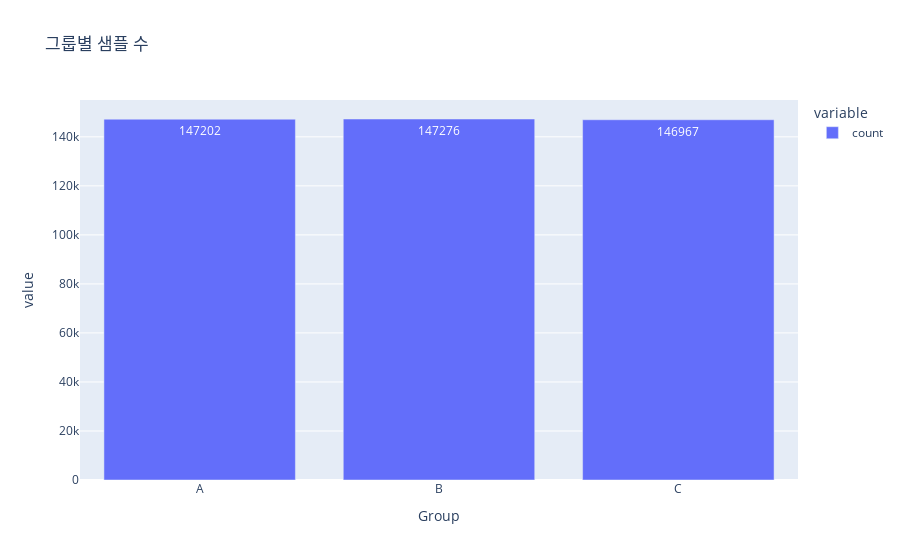
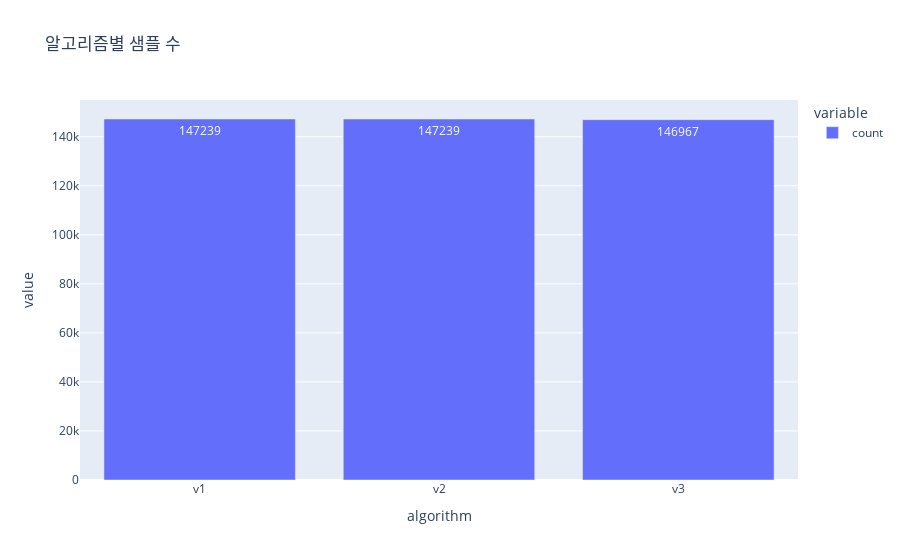

Notebook source saved alongside these figures, in order:
### Markdown cell above
1-3. 그룹별 개수, 알고리즘별 개수 시각화 진행

### Code cell
import plotly.express as px


# 그룹별 개수
fig = px.bar(df['grp'].value_counts().sort_index(), 
             labels={'grp':'Group'}, 
             title='그룹별 샘플 수',
             text_auto='.0f')
fig.show()

# 알고리즘별 개수
fig = px.bar(df['algorithm'].value_counts(), 
            #  labels={'':'Algorithm'}, 
             title='알고리즘별 샘플 수',
             text_auto='.0f')
fig.show()

### Figure 1 — Plotly figure (JSON) as saved in the notebook; plotly's stock layout.template omitted (floating-point values rounded to 4 significant figures)
{"data": [{"hovertemplate": "variable=count<br>Group=%{x}<br>value=%{y}<extra></extra>", "legendgroup": "count", "marker": {"color": "#636efa", "pattern": {"shape": ""}}, "name": "count", "orientation": "v", "showlegend": true, "textposition": "auto", "texttemplate": "%{y:.0f}", "type": "bar", "x": ["A", "B", "C"], "xaxis": "x", "y": [147202, 147276, 146967], "yaxis": "y"}], "layout": {"barmode": "relative", "legend": {"title": {"text": "variable"}, "tracegroupgap": 0}, "title": {"text": "그룹별 샘플 수"}, "xaxis": {"anchor": "y", "domain": [0, 1], "title": {"text": "Group"}}, "yaxis": {"anchor": "x", "domain": [0, 1], "title": {"text": "value"}}}}

### Figure 2 — Plotly figure (JSON) as saved in the notebook; plotly's stock layout.template omitted (floating-point values rounded to 4 significant figures)
{"data": [{"hovertemplate": "variable=count<br>algorithm=%{x}<br>value=%{y}<extra></extra>", "legendgroup": "count", "marker": {"color": "#636efa", "pattern": {"shape": ""}}, "name": "count", "orientation": "v", "showlegend": true, "textposition": "auto", "texttemplate": "%{y:.0f}", "type": "bar", "x": ["v1", "v2", "v3"], "xaxis": "x", "y": [147239, 147239, 146967], "yaxis": "y"}], "layout": {"barmode": "relative", "legend": {"title": {"text": "variable"}, "tracegroupgap": 0}, "title": {"text": "알고리즘별 샘플 수"}, "xaxis": {"anchor": "y", "domain": [0, 1], "title": {"text": "algorithm"}}, "yaxis": {"anchor": "x", "domain": [0, 1], "title": {"text": "value"}}}}
